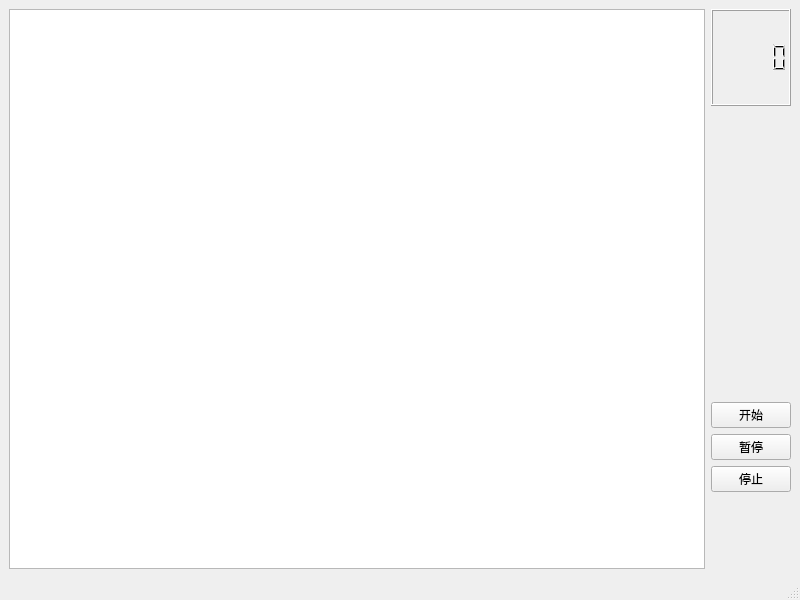
<?xml version="1.0" encoding="UTF-8"?>
<ui version="4.0">
 <class>MainWindow</class>
 <widget class="QMainWindow" name="MainWindow">
  <property name="geometry">
   <rect>
    <x>0</x>
    <y>0</y>
    <width>800</width>
    <height>600</height>
   </rect>
  </property>
  <property name="windowTitle">
   <string>MainWindow</string>
  </property>
  <widget class="QWidget" name="centralwidget">
   <layout class="QHBoxLayout" name="horizontalLayout">
    <item>
     <widget class="QGraphicsView" name="graphicsView"/>
    </item>
    <item>
     <layout class="QVBoxLayout" name="verticalLayout" stretch="10,30,2,2,2,8">
      <item>
       <widget class="QLCDNumber" name="lcdNumber"/>
      </item>
      <item>
       <spacer name="verticalSpacer">
        <property name="orientation">
         <enum>Qt::Vertical</enum>
        </property>
        <property name="sizeHint" stdset="0">
         <size>
          <width>20</width>
          <height>40</height>
         </size>
        </property>
       </spacer>
      </item>
      <item>
       <widget class="QPushButton" name="btn_start">
        <property name="text">
         <string>开始</string>
        </property>
       </widget>
      </item>
      <item>
       <widget class="QPushButton" name="btn_pause">
        <property name="text">
         <string>暂停</string>
        </property>
       </widget>
      </item>
      <item>
       <widget class="QPushButton" name="btn_stop">
        <property name="text">
         <string>停止</string>
        </property>
       </widget>
      </item>
      <item>
       <spacer name="verticalSpacer_2">
        <property name="orientation">
         <enum>Qt::Vertical</enum>
        </property>
        <property name="sizeHint" stdset="0">
         <size>
          <width>20</width>
          <height>40</height>
         </size>
        </property>
       </spacer>
      </item>
     </layout>
    </item>
   </layout>
  </widget>
  <widget class="QMenuBar" name="menubar">
   <property name="geometry">
    <rect>
     <x>0</x>
     <y>0</y>
     <width>800</width>
     <height>29</height>
    </rect>
   </property>
  </widget>
  <widget class="QStatusBar" name="statusbar"/>
 </widget>
 <resources/>
 <connections/>
</ui>
